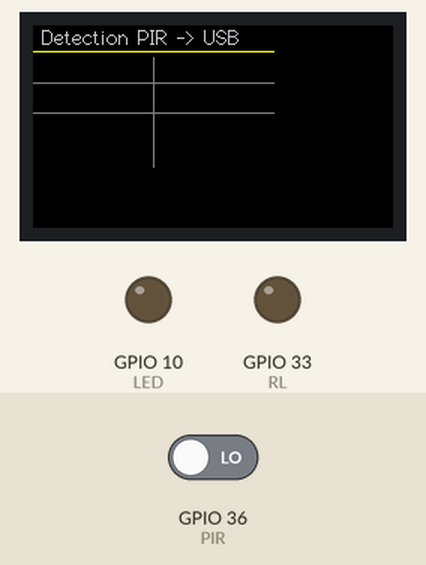
A sketch run on a simulated ESP32. Parts: 240×135 colour display, output pins drawn as LEDs (lit = HIGH). The test bench sets the inputs (shaded band); at power-on: GPIO 36 (PIR) LOW. WiFi joins after 1.5 s; servers stay silent unless stated.

Above: at 1.8 s.
At 3.9 s:
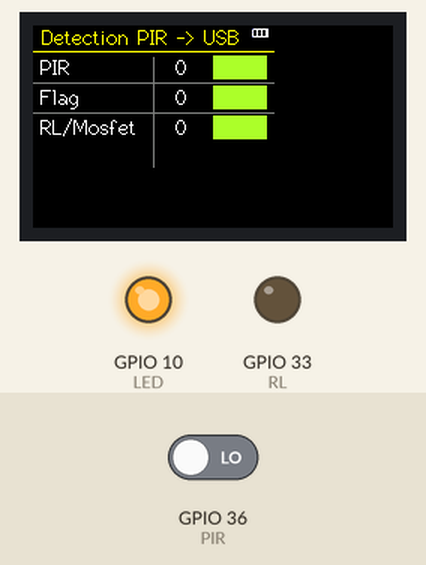
4.0 s: GPIO 36 (PIR) driven HIGH
At 6.2 s:
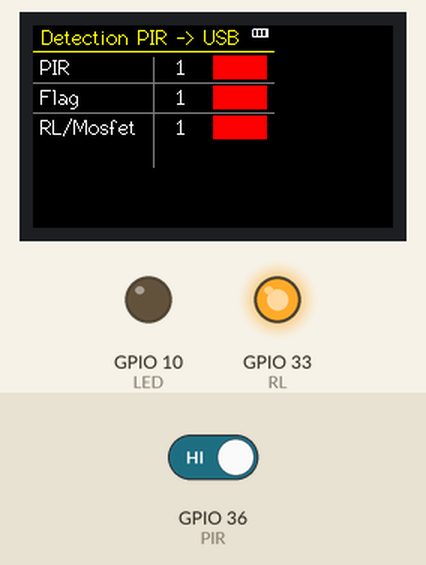
6.5 s: GPIO 36 (PIR) driven LOW
At 7.3 s:
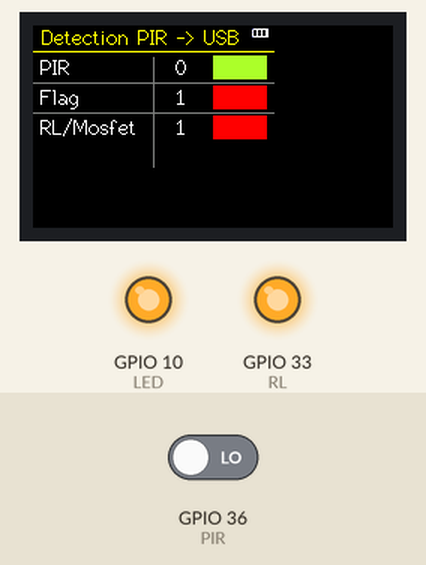
Timing chart, 0 to 52.7 s (numbered marks = the images above; inputs shaded):
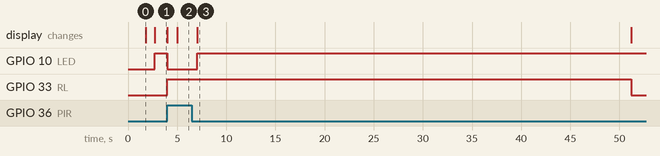

The sketch:

pir_motion_detection.ino
```cpp
#include <M5StickCPlus.h>
#include <Wire.h>
#if defined(ESP32)
#include <WiFi.h>
#elif defined(ESP8266)
#include <ESP8266WiFi.h>
#endif
#include <ESP_Mail_Client.h>

bool Flag = 0;
const int LED = 10;
int vbat;
int discharge;
int PIR = 36;
int RL = 33;

#define WIFI_SSID "*****"
#define WIFI_PASSWORD "*****"

#define SMTP_HOST "smtp.gmail.com"
#define SMTP_PORT 465

#define AUTHOR_EMAIL "********"
#define AUTHOR_PASSWORD "******"

#define RECIPIENT_EMAIL "********"

SMTPSession smtp;
String htmlMsg = "<div style=\"color:#2f4468;\"><h1>Motion Detected!!!!!</h1><p>- Sent from ESP board</p></div>";
SMTP_Message message;
ESP_Mail_Session session;

//void smtpCallback(SMTP_Status status);

uint8_t bat_1[] =
{ 0x00, 0x00, 0x00, 0x00, 0x00, 0x00, 0x00, 0x00, 0x00, 0x00, 0x00, 0x00, 0x00, 0x00,
  0x00, 0x6e, 0xff, 0xff, 0xff, 0xff, 0xff, 0xff, 0xff, 0xff, 0xff, 0xdb, 0x00, 0x00,
  0x00, 0xff, 0x00, 0x00, 0xff, 0x00, 0x00, 0xff, 0x00, 0x00, 0xff, 0xff, 0x00, 0x00,
  0x00, 0xdb, 0x00, 0x00, 0xff, 0x00, 0x00, 0xff, 0x00, 0x00, 0xff, 0xff, 0x00, 0x00,
  0x00, 0xff, 0x00, 0x00, 0xff, 0x00, 0x00, 0xff, 0x00, 0x00, 0xff, 0xff, 0x00, 0x00,
  0x00, 0xff, 0x00, 0x00, 0xff, 0x00, 0x00, 0xff, 0x00, 0x00, 0xff, 0xff, 0x00, 0x00,
  0x00, 0xb7, 0xff, 0xff, 0xff, 0xff, 0xff, 0xff, 0xff, 0xff, 0xff, 0xff, 0x00, 0x00,
  0x00, 0x00, 0x00, 0x00, 0x00, 0x00, 0x00, 0x00, 0x00, 0x00, 0x00, 0x00, 0x00, 0x00,
};

uint8_t bat_2[] =
{ 0x00, 0x00, 0x00, 0x00, 0x00, 0x00, 0x00, 0x00, 0x00, 0x00, 0x00, 0x00, 0x00, 0x00,
  0x00, 0x6e, 0xff, 0xff, 0xff, 0xff, 0xff, 0xff, 0xff, 0xff, 0xff, 0xdb, 0x00, 0x00,
  0x00, 0xff, 0x00, 0x00, 0xff, 0x00, 0x00, 0xff, 0xff, 0xff, 0xff, 0xff, 0x00, 0x00,
  0x00, 0xdb, 0x00, 0x00, 0xff, 0x00, 0x00, 0xff, 0xff, 0xff, 0xff, 0xff, 0x00, 0x00,
  0x00, 0xff, 0x00, 0x00, 0xff, 0x00, 0x00, 0xff, 0xff, 0xff, 0xff, 0xff, 0x00, 0x00,
  0x00, 0xff, 0x00, 0x00, 0xff, 0x00, 0x00, 0xff, 0xff, 0xff, 0xff, 0xff, 0x00, 0x00,
  0x00, 0xb7, 0xff, 0xff, 0xff, 0xff, 0xff, 0xff, 0xff, 0xff, 0xff, 0xff, 0x00, 0x00,
  0x00, 0x00, 0x00, 0x00, 0x00, 0x00, 0x00, 0x00, 0x00, 0x00, 0x00, 0x00, 0x00, 0x00,
};

uint8_t bat_3[] =
{ 0x00, 0x00, 0x00, 0x00, 0x00, 0x00, 0x00, 0x00, 0x00, 0x00, 0x00, 0x00, 0x00, 0x00,
  0x00, 0x6e, 0xff, 0xff, 0xff, 0xff, 0xff, 0xff, 0xff, 0xff, 0xff, 0xdb, 0x00, 0x00,
  0x00, 0xff, 0x00, 0x00, 0xff, 0xff, 0xff, 0xff, 0xff, 0xff, 0xff, 0xff, 0x00, 0x00,
  0x00, 0xff, 0x00, 0x00, 0xff, 0xff, 0xff, 0xff, 0xff, 0xff, 0xff, 0xff, 0x00, 0x00,
  0x00, 0xff, 0x00, 0x00, 0xff, 0xff, 0xff, 0xff, 0xff, 0xff, 0xff, 0xff, 0x00, 0x00,
  0x00, 0xff, 0x00, 0x00, 0xff, 0xff, 0xff, 0xff, 0xff, 0xff, 0xff, 0xff, 0x00, 0x00,
  0x00, 0xb7, 0xff, 0xff, 0xff, 0xff, 0xff, 0xff, 0xff, 0xff, 0xff, 0xff, 0x00, 0x00,
  0x00, 0x00, 0x00, 0x00, 0x00, 0x00, 0x00, 0x00, 0x00, 0x00, 0x00, 0x00, 0x00, 0x00,
};


void setup()
{
  pinMode(10, OUTPUT);          //led pin 10
  pinMode(PIR, INPUT_PULLUP);   // Pin PIR
  pinMode(RL, OUTPUT);          // pin RL grove relay
  M5.begin();
  M5.Lcd.println();
  //M5.Lcd.print("Connecting to AP");
  WiFi.begin(WIFI_SSID, WIFI_PASSWORD);
  while (WiFi.status() != WL_CONNECTED){
    //M5.Lcd.print(".");
    delay(200);
  }

  smtp.debug(1);
  //smtp.callback(smtpCallback);

  session.server.host_name = SMTP_HOST;
  session.server.port = SMTP_PORT;
  session.login.email = AUTHOR_EMAIL;
  session.login.password = AUTHOR_PASSWORD;
  session.login.user_domain = "";

  message.sender.name = "ESP";
  message.sender.email = AUTHOR_EMAIL;
  message.subject = "ESP Test Email";
  message.addRecipient("Manvi", RECIPIENT_EMAIL);
  M5.Lcd.setRotation(3);        //  1 ou 3
  M5.Lcd.fillScreen(BLACK);
  M5.Axp.ScreenBreath(9);       // brightness
  M5.Lcd.setCursor(0, 0, 2);
  M5.Lcd.setTextColor(LIGHTGREY, BLACK);
  M5.Lcd.println(" Detection PIR -> USB");
  M5.Lcd.drawLine(0, 17, 160, 17, YELLOW);
  M5.Lcd.drawLine(0, 38, 160, 38, DARKGREY);
  M5.Lcd.drawLine(0, 58, 160, 58, DARKGREY);
  M5.Lcd.drawLine(80, 21, 80, 94, DARKGREY);
  // delay(2940);
  M5.Lcd.fillRect(120, 20, 36, 16, RED);
  M5.Lcd.fillRect(120, 40, 36, 16, RED);
  M5.Lcd.fillRect(120, 60, 36, 16, RED);


  // delay(2940);
  M5.Lcd.fillRect(120, 20, 36, 16, GREENYELLOW);
  M5.Lcd.fillRect(120, 40, 36, 16, GREENYELLOW);
  M5.Lcd.fillRect(120, 60, 36, 16, GREENYELLOW);


  //  delay(2940);
  M5.Lcd.fillRect(120, 20, 36, 16, BLACK);
  M5.Lcd.fillRect(120, 40, 36, 16, BLACK);
  M5.Lcd.fillRect(120, 60, 36, 16, BLACK);
  // delay(2940);
  digitalWrite(LED , LOW);       //led active low
  delay(940);
  digitalWrite(LED , HIGH);
}

void loop()
{
  // ************* Batterie **************************
  vbat = M5.Axp.GetVbatData() * 1.1 / 1000;
  discharge = M5.Axp.GetIdischargeData() / 2;
  if (vbat >= 4)
  {

    M5.Lcd.setCursor(0, 0, 2); M5.Lcd.setTextColor(LIGHTGREY, BLACK);
    M5.Lcd.println(" Detection PIR -> USB");
    M5.Lcd.pushImage(145, 1, 14, 8, bat_3);
  }
  else if (vbat >= 3.7)
  {
    M5.Lcd.setCursor(0, 0, 2);
    M5.Lcd.setTextColor(ORANGE, BLACK);
    M5.Lcd.println(" Detection PIR -> USB");
    M5.Lcd.pushImage(145, 1, 14, 8, bat_2);
  }
  else if (vbat < 3.7)
  {
    M5.Lcd.setCursor(0, 0, 2);
    M5.Lcd.setTextColor(YELLOW, BLACK);
    M5.Lcd.println(" Detection PIR -> USB");
    M5.Lcd.pushImage(145, 1, 14, 8, bat_1);
  }


  // *******************************************
  while (digitalRead(PIR) == HIGH)
  {
    digitalWrite(RL, 1);
    digitalWrite(LED , !(digitalRead(PIR)));       //led active low
    Flag = 1;
    M5.Lcd.setTextColor(WHITE, BLACK);
    M5.Lcd.setCursor(5, 20, 2);
    M5.Lcd.print("PIR");
    M5.Lcd.setCursor((94 + 1), 20, 2);
    M5.Lcd.print(digitalRead(PIR));
    if (digitalRead (PIR) == LOW)
    {
      M5.Lcd.fillRect(120, 20, 36, 16, GREENYELLOW);
    }
    else
    {
      M5.Lcd.fillRect(120, 20, 36, 16, RED);
      message.html.content = htmlMsg.c_str();
      message.html.content = htmlMsg.c_str();
      message.text.charSet = "us-ascii";
      message.html.transfer_encoding = Content_Transfer_Encoding::enc_7bit;

        if (!smtp.connect(&session))
          return;
        if (!MailClient.sendMail(&smtp, &message))
        M5.Lcd.println("Error sending Email, " + smtp.errorReason());

    }
    M5.Lcd.setCursor(5, 40, 2);
    M5.Lcd.print("Flag");
    M5.Lcd.setCursor((94 + 1), 40, 2);
    M5.Lcd.print(Flag);
    if (Flag == 0)
    {
      M5.Lcd.fillRect(120, 40, 36, 16, GREENYELLOW);
    }
    else
    {
      M5.Lcd.fillRect(120, 40, 36, 16, RED);
    }
    M5.Lcd.setCursor(5, 60, 2);
    M5.Lcd.print("RL/Mosfet");
    M5.Lcd.setCursor((94 + 1), 60, 2);
    M5.Lcd.print(digitalRead(RL));
    if (digitalRead(RL) == LOW)
    {
      M5.Lcd.fillRect(120, 60, 36, 16, GREENYELLOW);
    }
    else
    {
      M5.Lcd.fillRect(120, 60, 36, 16, RED);
    }
    digitalWrite(LED, !(digitalRead(PIR)));
  }


  // **********************************************
  if (digitalRead(PIR) == LOW && Flag == 0)
  {
    digitalWrite(RL, 0);
    digitalWrite(LED , !(digitalRead(PIR)));
    M5.Lcd.setTextColor(WHITE, BLACK);
    M5.Lcd.setCursor(5, 20, 2);
    M5.Lcd.print("PIR");
    M5.Lcd.setCursor((94 + 1), 20, 2);
    M5.Lcd.print(digitalRead(PIR));
    if (digitalRead(PIR) == LOW)
    {
      M5.Lcd.fillRect(120, 20, 36, 16, GREENYELLOW);
    }
    else
    {
      M5.Lcd.fillRect(120, 20, 36, 16, RED);
      message.html.content = htmlMsg.c_str();
      message.html.content = htmlMsg.c_str();
      message.text.charSet = "us-ascii";
      message.html.transfer_encoding = Content_Transfer_Encoding::enc_7bit;

    if (!smtp.connect(&session))
        return;
    if (!MailClient.sendMail(&smtp, &message))
    M5.Lcd.println("Error sending Email, " + smtp.errorReason());

    }
    M5.Lcd.setCursor(5, 40, 2);
    M5.Lcd.print("Flag");
    M5.Lcd.setCursor((94 + 1), 40, 2);
    M5.Lcd.print(Flag);
    if (Flag == 0)
    {
      M5.Lcd.fillRect(120, 40, 36, 16, GREENYELLOW);
    }
    else
    {
      M5.Lcd.fillRect(120, 40, 36, 16, RED);
    }
    M5.Lcd.setCursor(5, 60, 2);
    M5.Lcd.print("RL/Mosfet");
    M5.Lcd.setCursor((94 + 1), 60, 2);
    M5.Lcd.print(digitalRead(RL));
    if (digitalRead(RL) == LOW)
    {
      M5.Lcd.fillRect(120, 60, 36, 16, GREENYELLOW);
    }
    else
    {
      M5.Lcd.fillRect(120, 60, 36, 16, RED);
    }
  }


  // **********************************************
  if (digitalRead(PIR) == LOW && Flag == 1)
  {
    digitalWrite(RL, 1);
    digitalWrite(LED, !(digitalRead(PIR)));
    M5.Lcd.setTextColor(WHITE, BLACK);
    M5.Lcd.setCursor(5, 20, 2);
    M5.Lcd.print("PIR");
    M5.Lcd.setCursor((94 + 1), 20, 2);
    M5.Lcd.print(digitalRead(PIR));
    if (digitalRead(PIR) == LOW)
    {
      M5.Lcd.fillRect(120, 20, 36, 16, GREENYELLOW);
    }
    else
    {
      M5.Lcd.fillRect(120, 20, 36, 16, RED);
      message.html.content = htmlMsg.c_str();
      message.html.content = htmlMsg.c_str();
      message.text.charSet = "us-ascii";
      message.html.transfer_encoding = Content_Transfer_Encoding::enc_7bit;

    if (!smtp.connect(&session))
        return;
    if (!MailClient.sendMail(&smtp, &message))
    M5.Lcd.println("Error sending Email, " + smtp.errorReason());
    }
    M5.Lcd.setCursor(5, 40, 2);
    M5.Lcd.print("Flag");
    M5.Lcd.setCursor((94 + 1), 40, 2);
    M5.Lcd.print(Flag);
    if (Flag == 0)
    {
      M5.Lcd.fillRect(120, 40, 36, 16, GREENYELLOW);
    }
    else
    {
      M5.Lcd.fillRect(120, 40, 36, 16, RED);
    }
    M5.Lcd.setCursor(5, 60, 2);
    M5.Lcd.print("RL/Mosfet");
    M5.Lcd.setCursor((94 + 1), 60, 2);
    M5.Lcd.print(digitalRead(RL));
    if (digitalRead(RL) == LOW)
    {
      M5.Lcd.fillRect(130, 60, 36, 16, GREENYELLOW);
    }
    else
    {
      M5.Lcd.fillRect(120, 60, 36, 16, RED);
    }
    for (byte i = 0 ; i <= 57 ; i++)
    {
      digitalWrite(LED, !(digitalRead(PIR)));
      digitalRead(PIR);
      M5.Lcd.setCursor(5, 20, 2);
      M5.Lcd.print("PIR");
      M5.Lcd.setCursor((94 + 1), 20, 2);
      M5.Lcd.print(digitalRead(PIR));
      if (digitalRead(PIR) == LOW)
      {
        M5.Lcd.fillRect(120, 20, 36, 16, GREENYELLOW);
      }
      else
      {
        M5.Lcd.fillRect(120, 20, 36, 16, RED);
      }
      delay (760);
      digitalWrite(LED, !(digitalRead(PIR)));
    }
  }
  Flag = 0;
  digitalWrite(LED, !(digitalRead(PIR)));
}
```

Measured:
- after the input at 4.0 s, GPIO 10 (LED): HIGH → LOW at once; GPIO 33 (RL): LOW → HIGH at once; the display: first changes at once (image 2 shows a later state)
- after the input at 6.5 s, GPIO 10 (LED): LOW → HIGH after 0.53 s; GPIO 33 (RL): HIGH → LOW after 44.7 s; the display: changes after 0.53 s (image 3)
- what the display in image 0 shows lasts 0.9 s, from 1.8 s to 2.7 s
